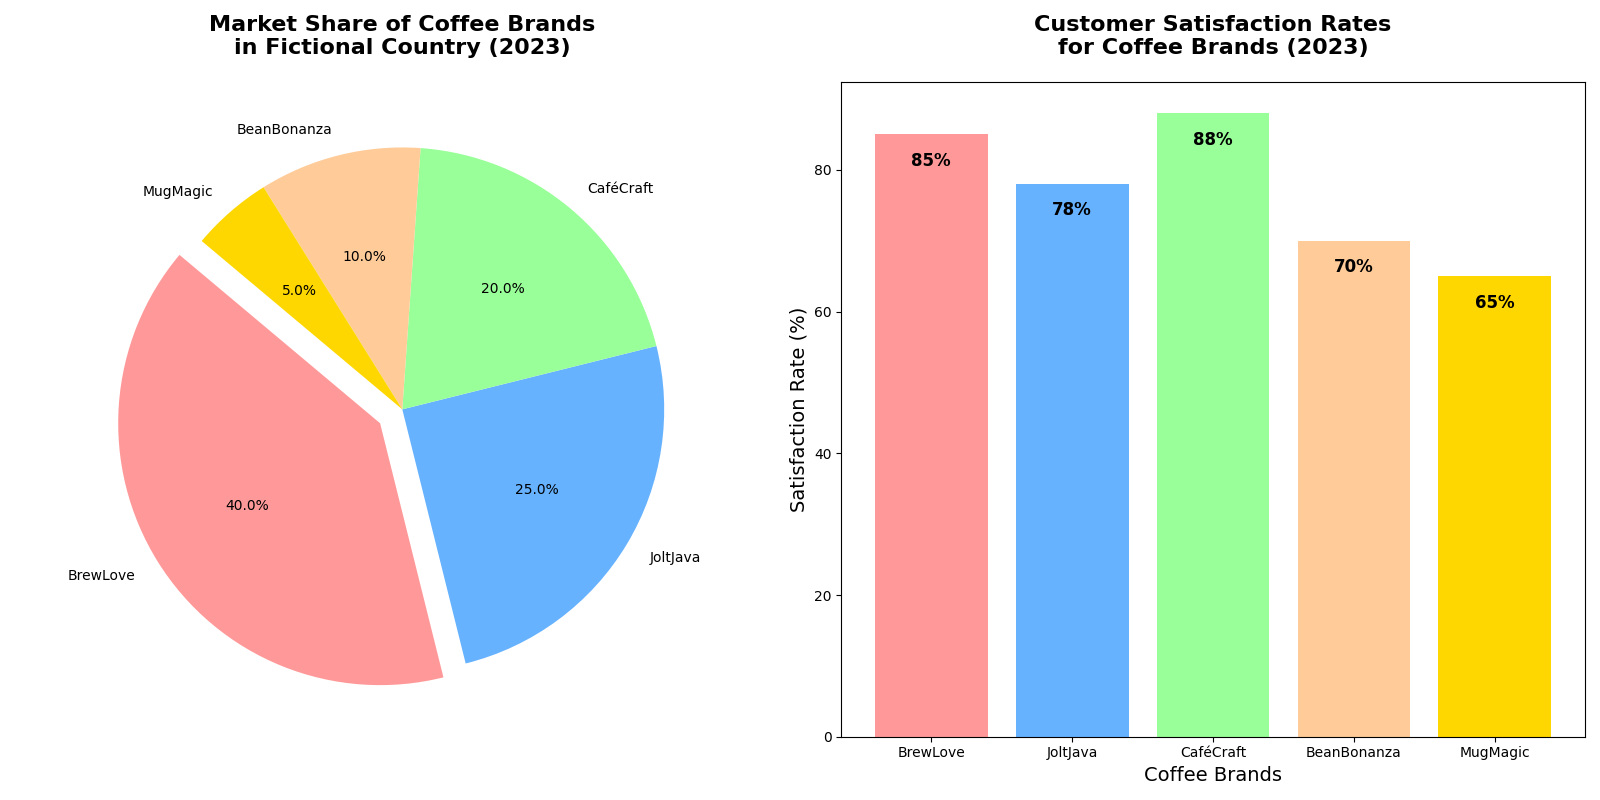

This chart was generated by the following Python code:
import matplotlib.pyplot as plt
import numpy as np

coffee_brands = ['BrewLove', 'JoltJava', 'CaféCraft', 'BeanBonanza', 'MugMagic']
market_shares = [40, 25, 20, 10, 5]
colors = ['#FF9999', '#66B2FF', '#99FF99', '#FFCC99', '#FFD700']
explode = [0.1, 0, 0, 0, 0]
customer_satisfaction = [85, 78, 88, 70, 65]

fig, axs = plt.subplots(1, 2, figsize=(16, 8))

# Pie Chart for Market Shares
axs[0].pie(
    market_shares, 
    explode=explode, 
    labels=coffee_brands, 
    autopct='%1.1f%%', 
    startangle=140, 
    colors=colors, 
    wedgeprops={'edgecolor': 'none'},
    shadow=False
)

axs[0].set_title('Market Share of Coffee Brands\nin Fictional Country (2023)', fontsize=16, fontweight='bold', pad=20)

# Bar Chart for Customer Satisfaction Rates
axs[1].bar(coffee_brands, customer_satisfaction, color=colors, edgecolor='none')

for bar in axs[1].patches:
    height = bar.get_height()
    axs[1].text(bar.get_x() + bar.get_width() / 2, height - 5, f'{height}%', 
                ha='center', va='bottom', fontsize=12, fontweight='bold')

axs[1].set_title('Customer Satisfaction Rates\nfor Coffee Brands (2023)', fontsize=16, fontweight='bold', pad=20)
axs[1].set_xlabel('Coffee Brands', fontsize=14)
axs[1].set_ylabel('Satisfaction Rate (%)', fontsize=14)

# Adjust layout
plt.tight_layout()

plt.show()
